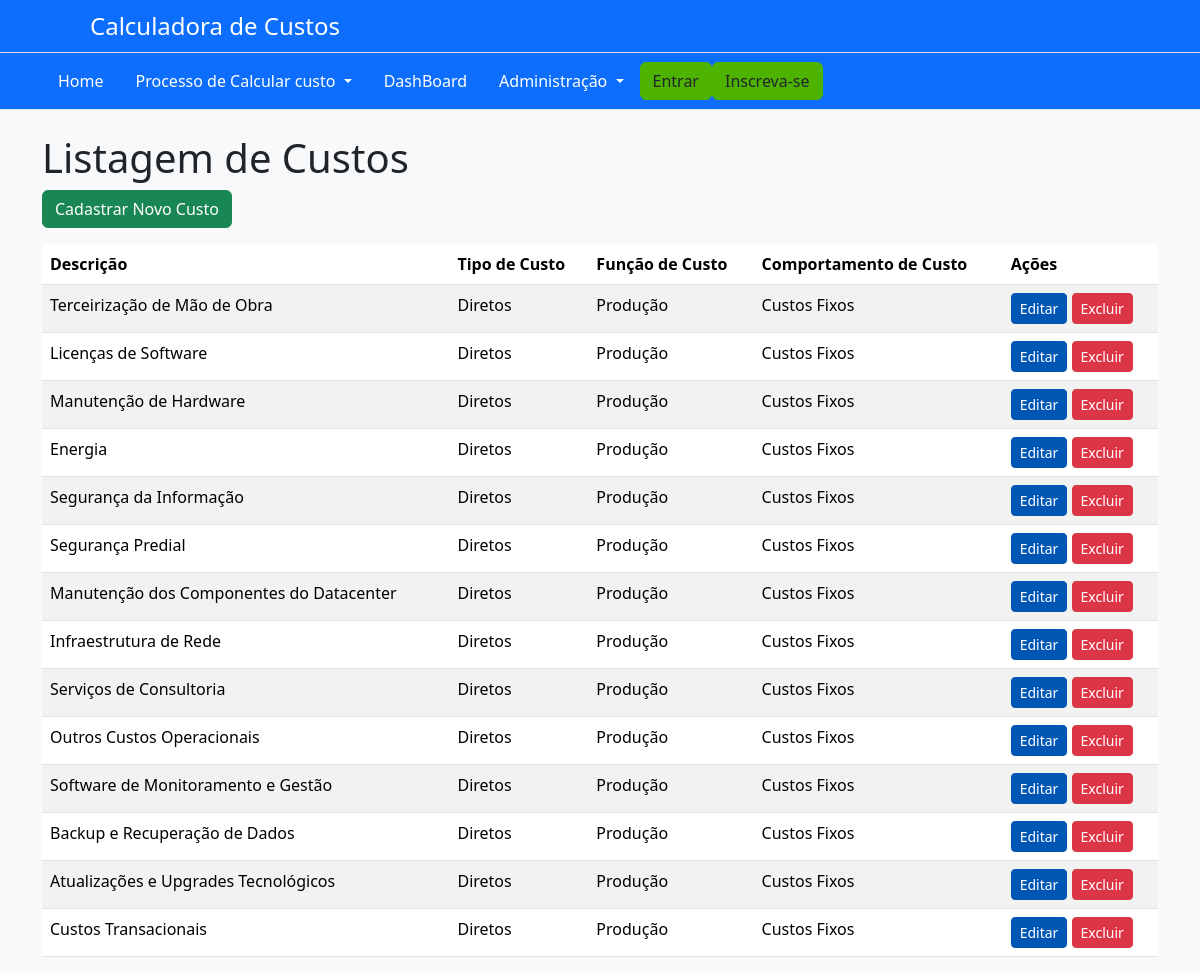
/listarcusto/, run on the app's committed database.
### AppCalculadora/models.py (models this page shows, shortened)
class Custo(models.Model):
    descricao = models.CharField(max_length=255)
    tipo_custo = models.ForeignKey(TipoCusto, on_delete=models.CASCADE, related_name="custos", default=1)
    funcao_custo = models.ForeignKey(FuncaoCusto, on_delete=models.CASCADE, related_name="custos", default=1)
    comportamento_custo = models.ForeignKey(ComportamentoCusto, on_delete=models.CASCADE, related_name="custos", default=1)  # assumindo que existe um ComportamentoCusto com ID 1

class TipoCusto(models.Model):
    nome = models.CharField(max_length=255, help_text="Nome do tipo de custo (ex: Pessoal, Energia, Licenças)")
    descricao = models.TextField(help_text="Descrição do tipo de custo")

class FuncaoCusto(models.Model):
    nome = models.CharField(max_length=255)
    exemplos = models.TextField()

class ComportamentoCusto(models.Model):
    nome = models.CharField(max_length=255)
    exemplos = models.TextField()

### AppCalculadora/views.py (the view)
# urls.py: path('listarcusto/', views.listar_custo, name='listarCusto'),
def listar_custo(request):
    custos = Custo.objects.all()
    return render(request, 'custo/listar_custo.html', {'custos': custos})

### AppCalculadora/templates/custo/listar_custo.html
{% extends 'base.html' %}
{% block content %}
<div class="container">
    <h1 class="page-title">Listagem de Custos</h1>
    <a href="{% url 'cadastrarCusto' %}" class="btn btn-success mb-3">Cadastrar Novo Custo</a>
    <table class="table table-striped">
        <thead>
            <tr>
                <th>Descrição</th>
                <th>Tipo de Custo</th>
                <th>Função de Custo</th>
                <th>Comportamento de Custo</th>
                <th>Ações</th>
            </tr>
        </thead>
        <tbody>
            {% for custo in custos %}
            <tr>
                <td>{{ custo.descricao }}</td>
                <td>{{ custo.tipo_custo.nome }}</td>
                <td>{{ custo.funcao_custo.nome }}</td>
                <td>{{ custo.comportamento_custo.nome }}</td>
                <td>
                    <a href="{% url 'editarCusto' custo.pk %}" class="btn btn-primary btn-sm">Editar</a>
                    <a href="{% url 'excluirCusto' custo.pk %}" class="btn btn-danger btn-sm">Excluir</a>
                </td>
            </tr>
            {% endfor %}
        </tbody>
    </table>
</div>
{% endblock %}

### AppCalculadora/static/css/custom.css (style rules this page uses)
body { background-color: #f8f9fa; color: #212529; }
.btn-primary { background-color: #0056b3; border-color: #0056b3; }

### data on the page
Custo: descricao "Terceirização de Mão de Obra", tipo_custo.nome "Diretos", funcao_custo.nome "Produção", comportamento_custo.nome "Custos Fixos"
Custo: descricao "Licenças de Software", tipo_custo.nome "Diretos", funcao_custo.nome "Produção", comportamento_custo.nome "Custos Fixos"
Custo: descricao "Manutenção de Hardware", tipo_custo.nome "Diretos", funcao_custo.nome "Produção", comportamento_custo.nome "Custos Fixos"
Custo: descricao "Energia", tipo_custo.nome "Diretos", funcao_custo.nome "Produção", comportamento_custo.nome "Custos Fixos"
Custo: descricao "Segurança da Informação", tipo_custo.nome "Diretos", funcao_custo.nome "Produção", comportamento_custo.nome "Custos Fixos"
Custo: descricao "Segurança Predial", tipo_custo.nome "Diretos", funcao_custo.nome "Produção", comportamento_custo.nome "Custos Fixos"
Custo: descricao "Manutenção dos Componentes do Datacenter", tipo_custo.nome "Diretos", funcao_custo.nome "Produção", comportamento_custo.nome "Custos Fixos"
Custo: descricao "Infraestrutura de Rede", tipo_custo.nome "Diretos", funcao_custo.nome "Produção", comportamento_custo.nome "Custos Fixos"
Custo: descricao "Serviços de Consultoria", tipo_custo.nome "Diretos", funcao_custo.nome "Produção", comportamento_custo.nome "Custos Fixos"
Custo: descricao "Outros Custos Operacionais", tipo_custo.nome "Diretos", funcao_custo.nome "Produção", comportamento_custo.nome "Custos Fixos"
Custo: descricao "Software de Monitoramento e Gestão", tipo_custo.nome "Diretos", funcao_custo.nome "Produção", comportamento_custo.nome "Custos Fixos"
Custo: descricao "Backup e Recuperação de Dados", tipo_custo.nome "Diretos", funcao_custo.nome "Produção", comportamento_custo.nome "Custos Fixos"
Custo: descricao "Atualizações e Upgrades Tecnológicos", tipo_custo.nome "Diretos", funcao_custo.nome "Produção", comportamento_custo.nome "Custos Fixos"
Custo: descricao "Custos Transacionais", tipo_custo.nome "Diretos", funcao_custo.nome "Produção", comportamento_custo.nome "Custos Fixos"
